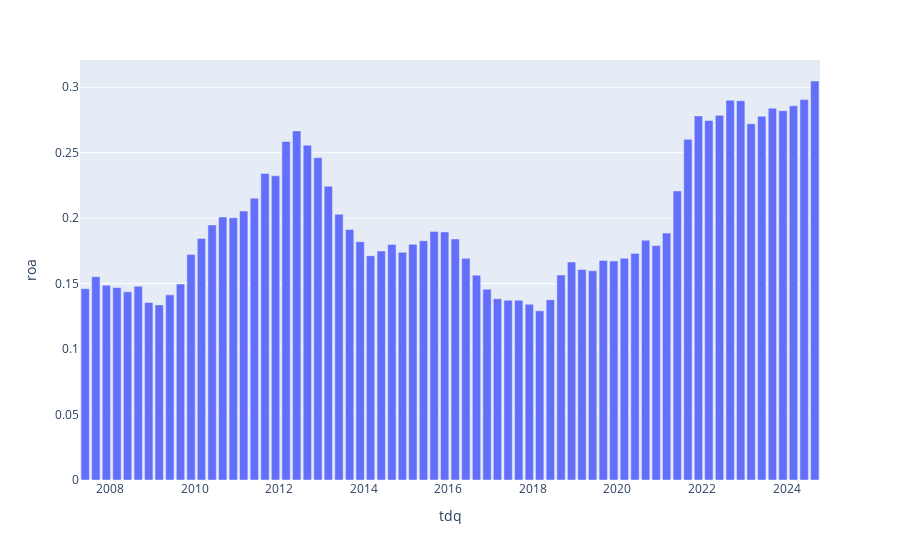

Source (notebook cell):
### Code cell
fig = px.bar(aapl_df, x='tdq', y='roa')
fig.show()
